Frame 1 (no input): blank canvas, image omitted
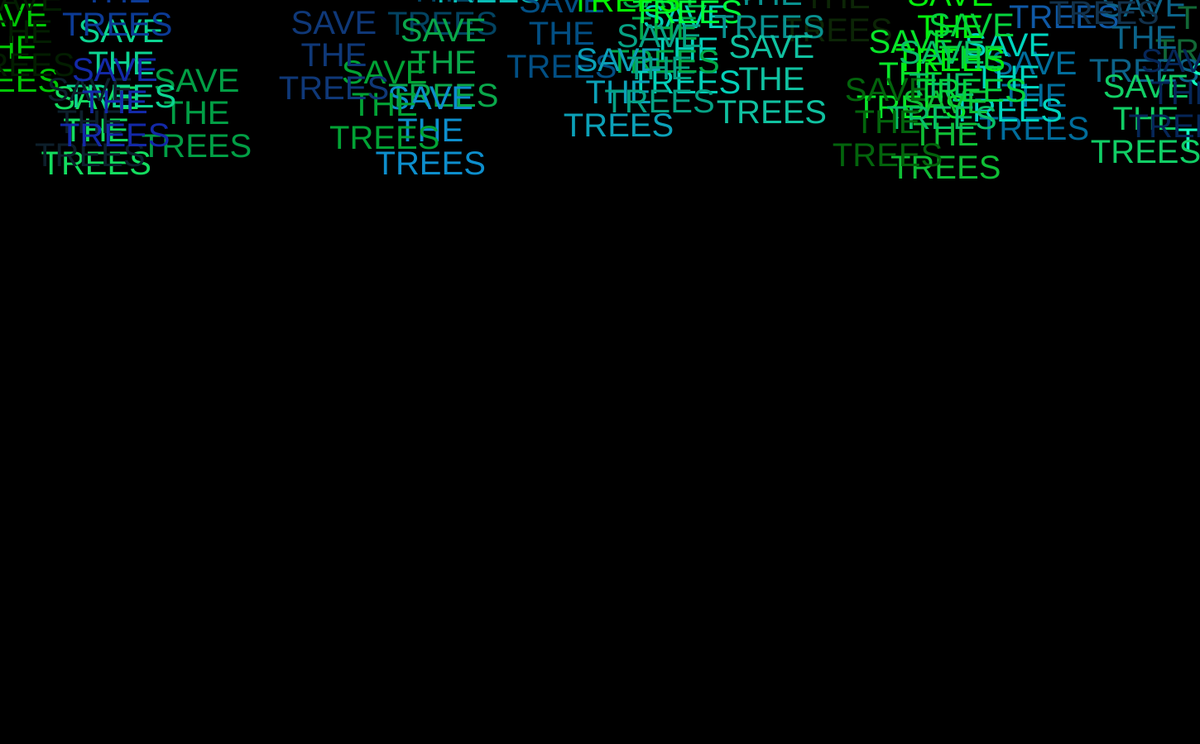
Frame 60 (no input)
Frame 120 (the mouse pressed at the canvas centre since frame 60): blank canvas, image omitted

The p5.js sketch that drew this single still picture (run headless with seeded random() and noise() and a simulated clock; from frame 60 on, the mouse is pressed at the canvas centre):

// p5.js sketch
// ── sketch.js
let xpos = []
let ypos = []
let yspeed = []
let n = []
let off = []

let rcolor = []
let gcolor = []
let bcolor = []

let t = 40; //text size

let numCircle = []

function setup() {
  createCanvas(1450, 900);
  textAlign(CENTER)

  for (let i =0; i < 50; i++){
    xpos[i] = random(0,1800)
    ypos[i] = -100
    n[i] = [-20,20]
    off[i] = [-20,20]
    yspeed[i] = random(0.1,4)
    rcolor[i] = random(0,20)
    gcolor[i] = random(0,255)
    bcolor[i] = random(0,205)

    
  }

}
function draw() {
  background('black');
  strokeWeight(0)
   
  
  for (let i = 0; i < xpos.length; i ++){
    //circle(xpos[i],ypos[i],10)
     fill(rcolor[i],gcolor[i],bcolor[i])
    
     textSize(t)
     text('SAVE',xpos[i],ypos[i]+1)
    text('THE',xpos[i],ypos[i]+t)
    text('TREES',xpos[i],ypos[i]+2*t)
    // text('d',xpos[i],ypos[i]+3*t)
    // text('d',xpos[i],ypos[i]+4*t)
    // text('d',xpos[i],ypos[i]+5*t)
    // text('d',xpos[i],ypos[i]+6*t)
    // text('d',xpos[i],ypos[i]+7*t)
    // text('d',xpos[i],ypos[i]+8*t)
    // text('d',xpos[i],ypos[i]+9*t)
    // text('d',xpos[i],ypos[i]+10*t)
    // text('d',xpos[i],ypos[i]+11*t)
    // text('d',xpos[i],ypos[i]+13*t)
    // text('d',xpos[i],ypos[i]+14*t)
    // text('d',xpos[i],ypos[i]+15*t)
    // text('d',xpos[i],ypos[i]+16*t)
    // text('d',xpos[i],ypos[i]+17*t)
    // text('d',xpos[i],ypos[i]+18*t)
    // text('d',xpos[i],ypos[i]+19*t)
    // text('d',xpos[i],ypos[i]+20*t)
    // text('d',xpos[i],ypos[i]+21*t)
    // text('d',xpos[i],ypos[i]+22*t)
    // text('d',xpos[i],ypos[i]+23*t)
    


     
     if (ypos[i] > height){
    
    ypos[i]=-200
         
  }
   
      if (mouseIsPressed){ //raindrops cease then fall again
    
     ypos[i] = -600
  }  

     
     
  }
  
  
  for (let i = 0; i < yspeed.length; i++){
    
    n[i] = 1+3*noise(off[i])
    off[i] = off[i] + 0.001
    
    ypos[i] = ypos[i] + yspeed[i]

  }
    
 
//}

//function mouseClicked(){ raindrops cease to fall then begin again
  
  //for (let i = 0; i < xpos.length; i++)
    
    //ypos[i]=-500
}
